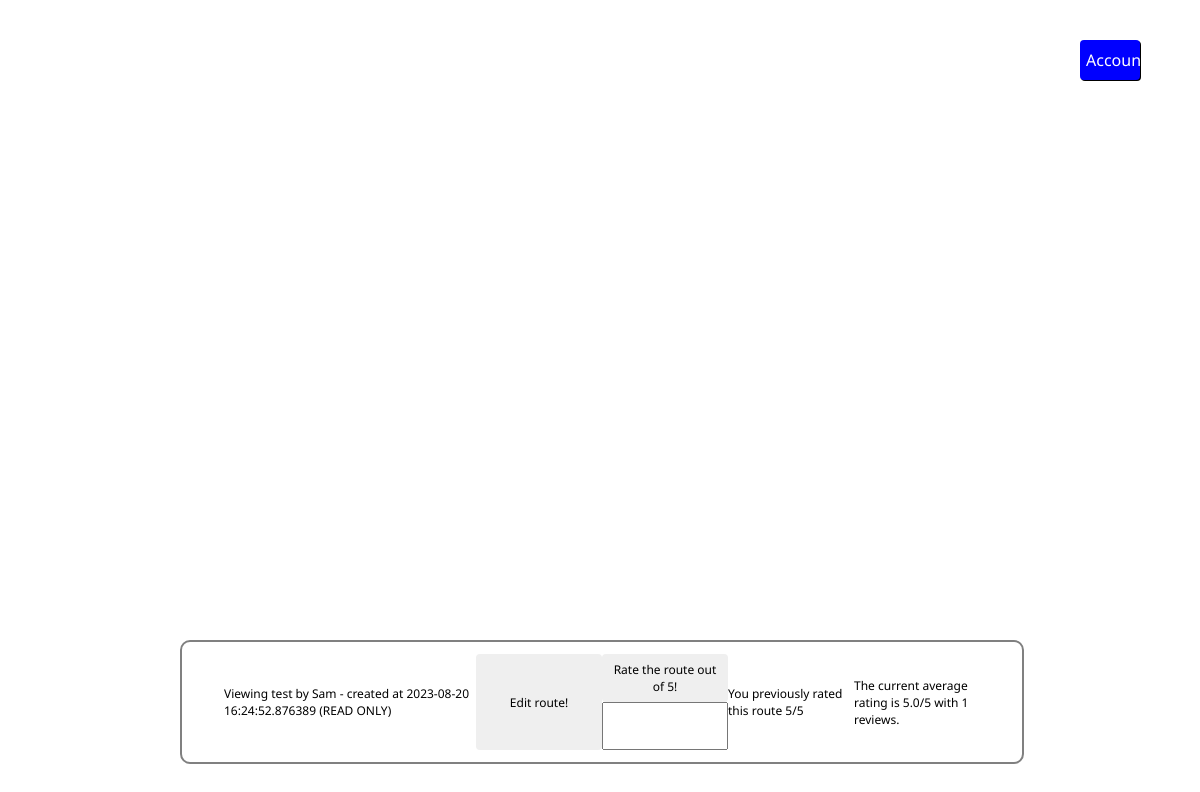
The page /view/18 (signed in) on the database its author committed.
### tables this page shows
CREATE TABLE routes(id INTEGER PRIMARY KEY AUTOINCREMENT,timestamp TEXT,route TEXT,username TEXT,route_name TEXT,public INTEGER,FOREIGN KEY(username) REFERENCES accounts(username));

### server.py (the view, shortened to what this page needs)
@app.get('/view/<route_id>')
def view_route(route_id):
    route = database.get_route(route_id)
    if route is None:
        return "Route not found", 404
    if route[4] == 1:
        if flask_login.current_user.is_authenticated:
            return flask.render_template('viewer.html',
                                         route=route,
                                         route_id=route_id,
                                         authenticated_user=flask_login.current_user.is_authenticated,
                                         current_user_rating=
                                         database.get_single_route_rating(route_id, flask_login.current_user.id),
                                         current_rating=database.get_route_rating(route_id)
                                         )

### database.py (called while the page is built)
def user_exists(username):
    res = cur.execute("SELECT username FROM accounts WHERE username=?", (username,))
    return res.fetchone() is not None

def get_route(route_id):
    res = cur.execute("SELECT timestamp, route, username, route_name, public FROM routes "
                      "WHERE id = ?", (route_id,))
    return res.fetchone()

def get_single_route_rating(route_id, username):
    res = cur.execute("SELECT rating FROM route_ratings WHERE route_id=? AND rating_user=?",
                      (route_id, username))
    rating = res.fetchone()
    if rating is None:
        return -1
    return rating[0]

def get_route_rating(route_id):
    res = cur.execute("SELECT ROUND(AVG(rating),2), COUNT(rating) "
                      "FROM route_ratings "
                      "WHERE route_id=?",
                      (route_id,))
    return res.fetchone()

### server.py (called while the page is built)
@login_manager.user_loader
def user_loader(username):
    if not database.user_exists(username):
        return
    user = User()
    user.id = username
    return user

### server/templates/viewer.html (shortened to what this page needs)
<!DOCTYPE html>
<html lang="en" style="height:100%">
    <head>
        <link rel="stylesheet" href="https://cdnjs.cloudflare.com/ajax/libs/leaflet/1.9.4/leaflet.min.css">
        <link rel="stylesheet" href="/static/shared.css"/>
    </head>
    <body style="height:100%;margin: 0;padding: 0;font-family:'Noto Sans',sans-serif">
        <div id="map"></div>
        <div id="bottom-bar" class="control-box">
            <div style="grid-row:2/span 2; grid-column: 2/span 2;" class="centred-div-text">
                Viewing {{ route[3] }} by {{ route[2] }} - created at {{ route[0] }} (READ ONLY)
            </div>
            <button style="grid-row:2/span 2; grid-column: 4;" class="text-button" onclick="editRoute();">
                Edit route!
            </button>
            {% if authenticated_user %}
                <button class="text-button" id="rate-route-button" style="grid-column: 5; grid-row: 2;" onclick="rateRoute();">
                    Rate the route out of 5!
                </button>
            {% else %}
                <button disabled class="text-button" style="grid-column: 5; grid-row: 2;">
                    Login to rate this route!
                </button>
            {% endif %}
            <input style="grid-column: 5; grid-row: 3;" type="number" step="1" min="0" max="5" id="rating-number"/>
            {% if current_user_rating == -1 %}
                <div style="grid-row:2/span 2; grid-column: 6;" class="centred-div-text">
                    You have not rated this route before
                </div>
            {% else %}
                <div style="grid-row:2/span 2; grid-column: 6;" class="centred-div-text">
                    You previously rated this route {{ current_user_rating }}/5
                </div>
            {% endif %}
            <div style="grid-row:2/span 2; grid-column: 7;" class="centred-div-text">
                The current average rating is {{ current_rating[0] }}/5 with {{ current_rating[1] }} reviews.
            </div>
        </div>
        {% if authenticated_user %}
             <form action="/account"><input class="text-button account-management-button" id="account-button" type="submit" value="Account"/></form>
        {% else %}
             <form action="/login"><input class="text-button account-management-button" id="login-button" type="submit" value="Login"/></form>
        {% endif %}
    </body>
</html>

### server/static/shared.css (style rules this page uses)
#account-button { background-color: blue; color: white; }
.account-management-button { position: absolute; left: 90%; top: 5%; width: 5%; height: 5%; font-size: 1vw; box-shadow: black 1px 1px 0 0; z-index: 1001; }
.control-box { background-color: white; border-color: gray; border-width: 2px; border-style: solid; position: absolute; border-radius: 10px; display: grid; font-family: inherit; }
#bottom-bar { top: 80%; left: 15%; height: 15%; width: 70%; z-index: 999; grid-template-rows: 10% 40% 40% 10%; grid-template-columns: 5% 15% 15% 15% 15% 15% 15% 5%; }
#bottom-bar > button { font-size: 1vw; }
.text-button { cursor: pointer; border: none; border-radius: 4px; font: inherit; }
#map { height: 100%; width: 100% }
.centred-div-text { font-size: 1vw; display:flex; align-items:center; width:100%; height:100%; }

### rows shown on the page
routes: route_name "test", username "Sam", timestamp "2023-08-20 16:24:52.876389"

### other values the page prints
{{ current_user_rating }} "5"
{{ current_rating[0] }} "5.0"
{{ current_rating[1] }} "1"
